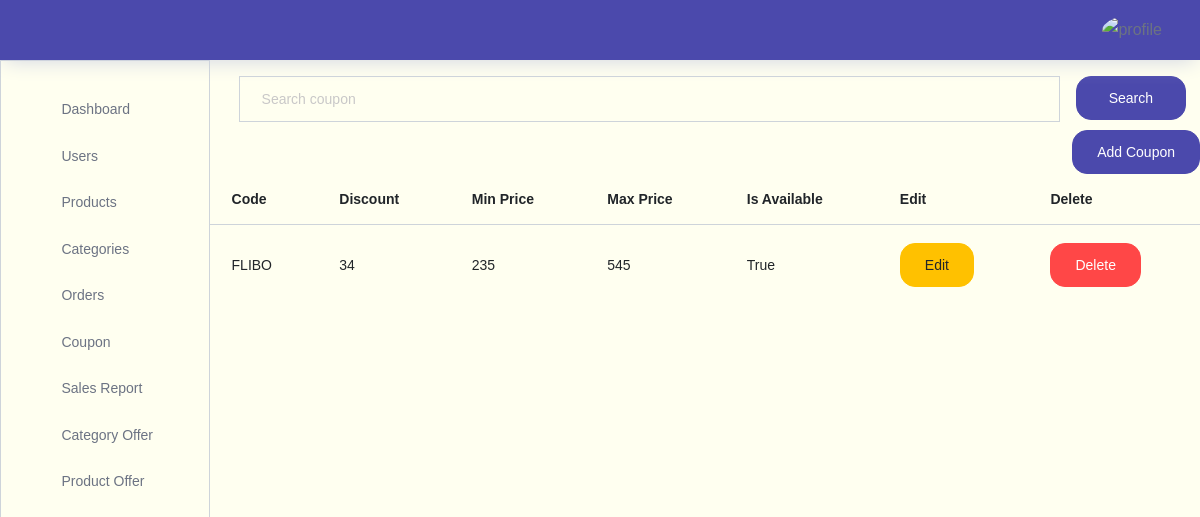
Page /storeadmin/coupon/ on the committed database.
### store/models.py (models this page shows)
class Coupon(models.Model):
    code=models.CharField(max_length=200,unique=True)
    discount_percentage=models.PositiveIntegerField()
    minprice=models.PositiveIntegerField()
    maxprice=models.PositiveIntegerField()
    isavailable=models.BooleanField(default=True)

### storeadmin/views.py (the view)
# urls.py: path("coupon/",views.coupon,name="coupon"),
def coupon(request):
    couponobjs=Coupon.objects.all()
    if request.method=="POST":
            enteredcoupon=request.POST.get("searchitem")
            couponobjs=Coupon.objects.filter(code__icontains=enteredcoupon)
            return render(request,"storeadmin/coupons/coupons.html",{"couponobjs":couponobjs})
    return render(request,"storeadmin/coupons/coupons.html",{"couponobjs":couponobjs})

### storeadmin/templates/storeadmin/coupons/coupons.html (shortened to what this page needs)
{% extends 'storeadmin/index.html' %}
{% block content %}
<div class="container">
  <div class="container">
    <form action="" method="POST">{% csrf_token %}
      <div class="input-group">
        <input style="background-color:#FFFFF0
        ;" type="text" name="searchitem" class="form-control mt-3" id="navbar-search-input" placeholder="Search coupon" aria-label="search" aria-describedby="search">
        <div>
          <button  type="submit" class="btn btn-primary btn-block mt-3 ml-3">Search</button>
        </div>
      </div>
    </form>
  </div>
    <div class="row justify-content-end">
      <a href="{% url 'addcoupon' %}">
        <button class="btn add-product-btn btn-primary mt-2">Add Coupon</button>
      </a>
    </div>
    <div class="row">
      <table class="table table-hover">
        <thead>
          <tr>
            <th>Code</th>
            <th>Discount</th>
            <th>Min Price</th>
            <th>Max Price</th>
            <th>Is Available</th>
            <th>Edit</th>
            <th>Delete</th>
          </tr>
        </thead>
        <tbody>
          {% for item in couponobjs %}
          <tr id="offer{{item.id}}">
            <td>{{ item.code }}</td>
            <td>{{ item.discount_percentage }}</td>
            <td>{{ item.minprice }}</td>
            <td>{{ item.maxprice }}</td>
            <td>{{ item.isavailable }}</td>
            <td>
              <a href={% url 'editcoupon' item.id %}>
                <button class="btn edit-btn btn-warning">Edit</button>
              </a>
            </td>
            <td>
              <button  type="button" class="btn delete-btn btn-danger" data-category-id="{{ item.id }}">Delete</button>
            </td>
          </tr>
          {% endfor %}
        </tbody>
      </table>
    </div>
  </div>
</div>
{% endblock content %}

### rows in the picture
Coupon: code "FLIBO", discount_percentage "34", minprice "235", maxprice "545", isavailable "True"
